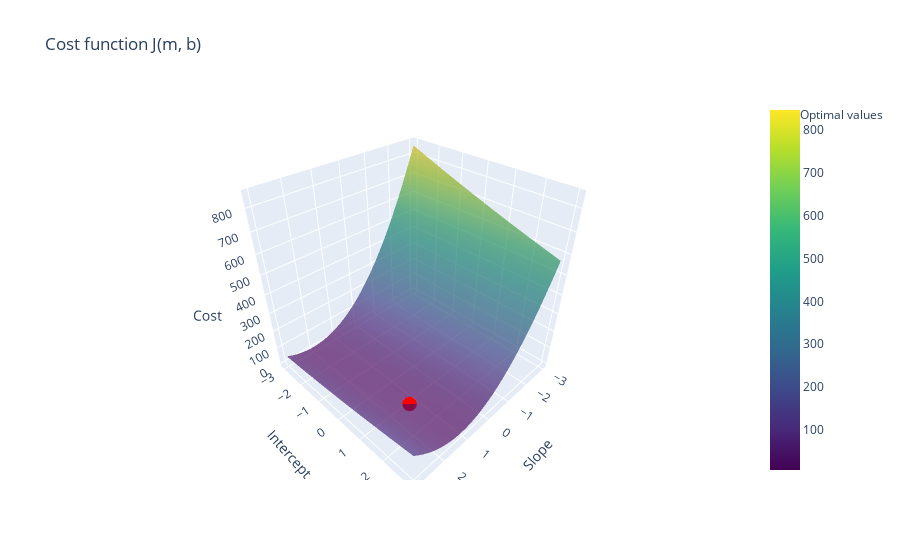

Write notebook code for a chart like this one.
### Markdown cell above
##### **3D Plot of the Cost Function with Plotly**

### Code cell
import plotly.graph_objects as go

fig = go.Figure(data=[
    go.Surface(
        z=costs,
        x=M_vals,
        y=B_vals,
        colorscale='Viridis',
        opacity=0.7,
        name='Cost function J(m, b)'
    ),
    go.Scatter3d(
        x=m_lowest_cost,
        y=b_lowest_cost,
        z=[lowest_cost],
        mode='markers',
        marker=dict(
            size=5,
            color='red',
            opacity=1
        ),
        name='Optimal values'
    )
])
fig.update_layout(
    title='Cost function J(m, b)',
    scene=dict(
        xaxis_title='Slope',
        yaxis_title='Intercept',
        zaxis_title='Cost'
    ),
    showlegend=True
)
fig.show()

### Figure 1 — Plotly figure (JSON) as saved in the notebook; plotly's stock layout.template omitted (floating-point values rounded to 4 significant figures; data arrays with more than 128 entries replaced by an {"elided": "..."} marker saying what was removed)
{"data": [{"colorscale": [[0, "#440154"], [0.1111, "#482878"], [0.2222, "#3e4989"], [0.3333, "#31688e"], [0.4444, "#26828e"], [0.5556, "#1f9e89"], [0.6667, "#35b779"], [0.7778, "#6ece58"], [0.8889, "#b5de2b"], [1, "#fde725"]], "name": "Cost function J(m, b)", "opacity": 0.7, "type": "surface", "x": {"elided": "100x100 float values"}, "y": {"elided": "100x100 float values"}, "z": {"elided": "100x100 float values"}}, {"marker": {"color": "red", "opacity": 1, "size": 5}, "mode": "markers", "name": "Optimal values", "type": "scatter3d", "x": [1.364], "y": [1.182], "z": [6.826]}], "layout": {"scene": {"xaxis": {"title": {"text": "Slope"}}, "yaxis": {"title": {"text": "Intercept"}}, "zaxis": {"title": {"text": "Cost"}}}, "showlegend": true, "title": {"text": "Cost function J(m, b)"}}}
